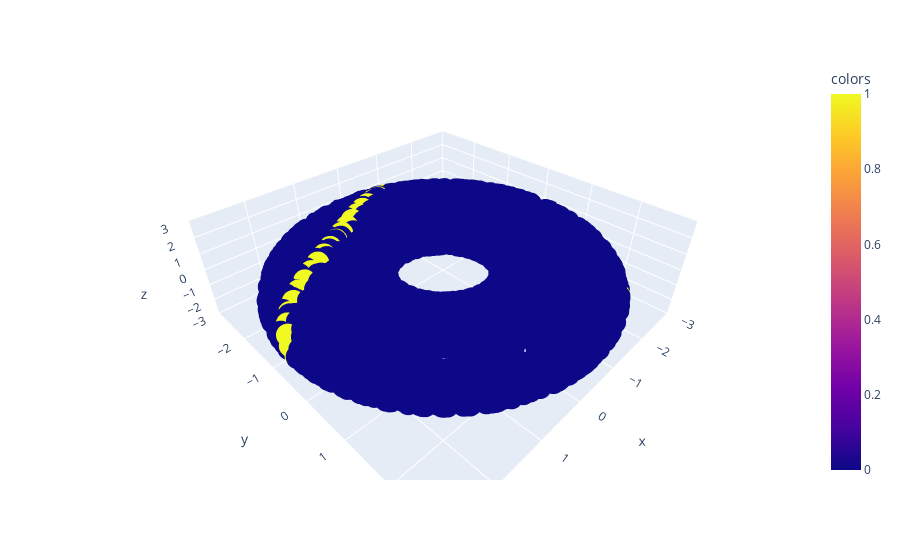

The code cell stored with this chart in its notebook:
### Code cell
T = Torus(2000)
ps = plot_geodesic(T, start, end)

### Figure 1 — Plotly figure (JSON) as saved in the notebook; plotly's stock layout.template omitted (floating-point values rounded to 4 significant figures; data arrays with more than 128 entries replaced by an {"elided": "..."} marker saying what was removed)
{"data": [{"hovertemplate": "x=%{x}<br>y=%{y}<br>z=%{z}<br>colors=%{marker.color}<extra></extra>", "legendgroup": "", "marker": {"color": {"elided": "2050 int values"}, "coloraxis": "coloraxis", "symbol": "circle"}, "mode": "markers", "name": "", "scene": "scene", "showlegend": false, "type": "scatter3d", "x": {"elided": "2050 float values"}, "y": {"elided": "2050 float values"}, "z": {"elided": "2050 float values"}}], "layout": {"coloraxis": {"colorbar": {"title": {"text": "colors"}}, "colorscale": [[0, "#0d0887"], [0.1111, "#46039f"], [0.2222, "#7201a8"], [0.3333, "#9c179e"], [0.4444, "#bd3786"], [0.5556, "#d8576b"], [0.6667, "#ed7953"], [0.7778, "#fb9f3a"], [0.8889, "#fdca26"], [1, "#f0f921"]]}, "legend": {"tracegroupgap": 0}, "margin": {"t": 60}, "scene": {"domain": {"x": [0, 1], "y": [0, 1]}, "xaxis": {"range": [-3.0, 3.0], "title": {"text": "x"}}, "yaxis": {"range": [-3.0, 3.0], "title": {"text": "y"}}, "zaxis": {"range": [-3.0, 3.0], "title": {"text": "z"}}}}}
